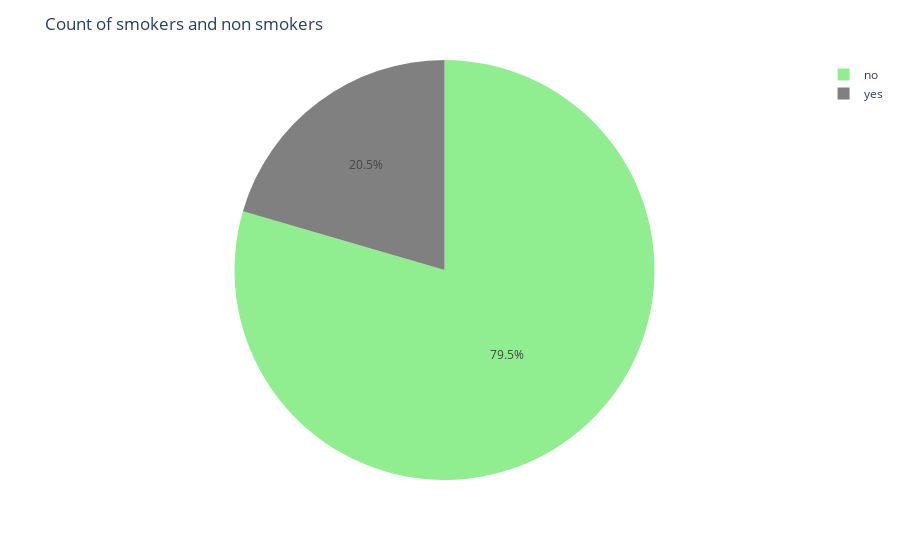

Notebook cell for this chart:
### Code cell
fig = px.pie(df_smoker, values='count', names='smoker', color='smoker',
             color_discrete_map={'no':'lightgreen','yes':'gray'})
fig.update_layout(title_text='Count of smokers and non smokers')
fig.show()

### Figure 1 — Plotly figure (JSON) as saved in the notebook; plotly's stock layout.template omitted (floating-point values rounded to 4 significant figures)
{"data": [{"customdata": [["no"], ["yes"]], "domain": {"x": [0, 1], "y": [0, 1]}, "hovertemplate": "smoker=%{customdata[0]}<br>count=%{value}<extra></extra>", "labels": ["no", "yes"], "legendgroup": "", "marker": {"colors": ["lightgreen", "gray"]}, "name": "", "showlegend": true, "type": "pie", "values": [1064, 274]}], "layout": {"legend": {"tracegroupgap": 0}, "margin": {"t": 60}, "title": {"text": "Count of smokers and non smokers"}}}
